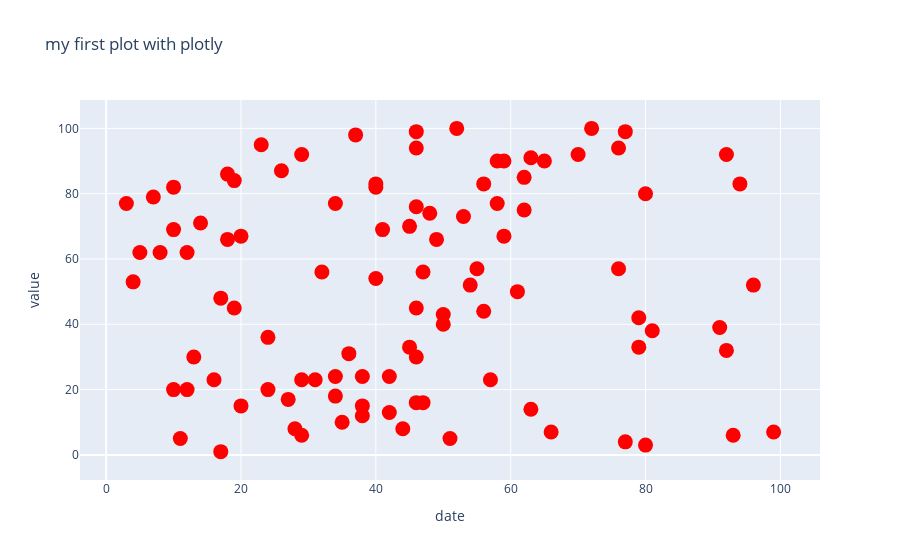

Source (notebook cell):
### Code cell
fig.show()

### Figure 1 — Plotly figure (JSON) as saved in the notebook; plotly's stock layout.template omitted (floating-point values rounded to 4 significant figures)
{"data": [{"marker": {"color": "Red", "size": 15}, "mode": "markers", "type": "scatter", "x": [38, 38, 46, 46, 13, 24, 3, 54, 18, 47, 4, 42, 8, 66, 50, 46, 62, 36, 19, 19, 77, 17, 7, 63, 28, 47, 46, 65, 63, 12, 16, 24, 14, 51, 34, 56, 29, 59, 92, 79, 58, 76, 96, 45, 38, 76, 58, 40, 10, 34, 48, 40, 37, 23, 41, 26, 55, 70, 91, 27, 79, 92, 20, 31, 50, 94, 53, 45, 62, 35, 80, 44, 29, 61, 77, 52, 42, 57, 17, 40, 34, 10, 12, 93, 5, 99, 29, 11, 80, 18, 59, 10, 46, 72, 49, 56, 81, 20, 46, 32], "y": [24, 12, 30, 45, 30, 20, 77, 52, 86, 56, 53, 24, 62, 7, 40, 99, 75, 31, 45, 84, 99, 48, 79, 14, 8, 16, 94, 90, 91, 20, 23, 36, 71, 5, 77, 83, 23, 67, 92, 42, 77, 94, 52, 33, 15, 57, 90, 83, 82, 24, 74, 54, 98, 95, 69, 87, 57, 92, 39, 17, 33, 32, 67, 23, 43, 83, 73, 70, 85, 10, 3, 8, 92, 50, 4, 100, 13, 23, 1, 82, 18, 20, 62, 6, 62, 7, 6, 5, 80, 66, 90, 69, 76, 100, 66, 44, 38, 15, 16, 56]}], "layout": {"hovermode": "closest", "title": {"text": "my first plot with plotly"}, "xaxis": {"title": {"text": "date"}}, "yaxis": {"title": {"text": "value"}}}}
